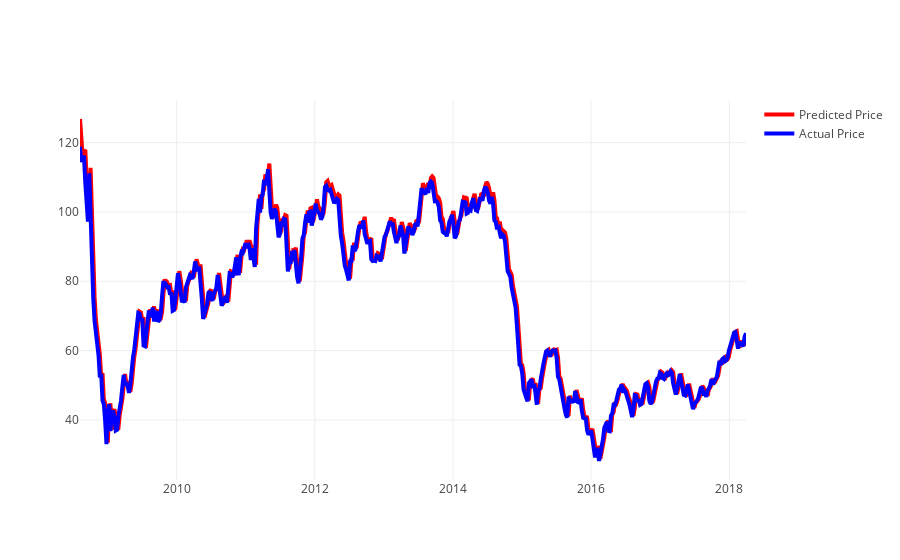

The cell this chart's notebook holds for it:
### Code cell
# Plot actual vs predicted using actual dates and USD
actual = go.Scatter(x=dates, y=testY_reshape, line = dict(color = ('rgb(0, 0, 255)'), width = 4), name= 'Actual Price')
predicted = go.Scatter(x=dates, y=yhat_test_reshape, line = dict(color = ('rgb(255, 0, 0)'), width = 4), name= 'Predicted Price')
py.iplot([predicted, actual])
py.plot([predicted, actual])

### Figure 1 — Plotly figure (JSON) as saved in the notebook; plotly's stock layout.template omitted (floating-point values rounded to 4 significant figures; data arrays with more than 128 entries replaced by an {"elided": "..."} marker saying what was removed)
{"data": [{"line": {"color": "rgb(255, 0, 0)", "width": 4}, "name": "Predicted Price", "type": "scatter", "uid": "56f5fe02-8b47-11e8-80fb-8c85908707b2", "x": {"elided": "504 str values"}, "y": {"elided": "504 float values"}}, {"line": {"color": "rgb(0, 0, 255)", "width": 4}, "name": "Actual Price", "type": "scatter", "uid": "56f602da-8b47-11e8-90fa-8c85908707b2", "x": {"elided": "504 str values"}, "y": {"elided": "504 float values"}}], "layout": {}}
